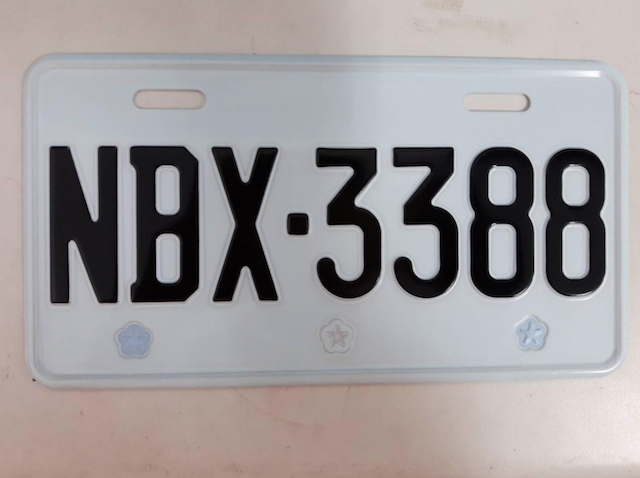
#> input picture 期中/test (2).png, 640 x 478 px
$ python OCR.py
#> lines starting #> are read from the running program, lines starting #| are printed output that depends on the picture; after the words box and inside, x2 and y2 are one past the last pixel; in counts of white or black regions, pixels touching at a corner belong together
#> in main, src is the input picture: shape (478, 640, 3); mean B, G, R 156.1, 154.7, 159.2
import cv2 as cv
from PIL import Image
import pytesseract as tess

def recoginse_text(image):
    # 灰度 二值化
    gray = cv.cvtColor(image,cv.COLOR_BGR2GRAY)
    # 如果是白底黑字 建议 _INV
    ret,binary = cv.threshold(gray,0,255,cv.THRESH_BINARY_INV| cv.THRESH_OTSU)
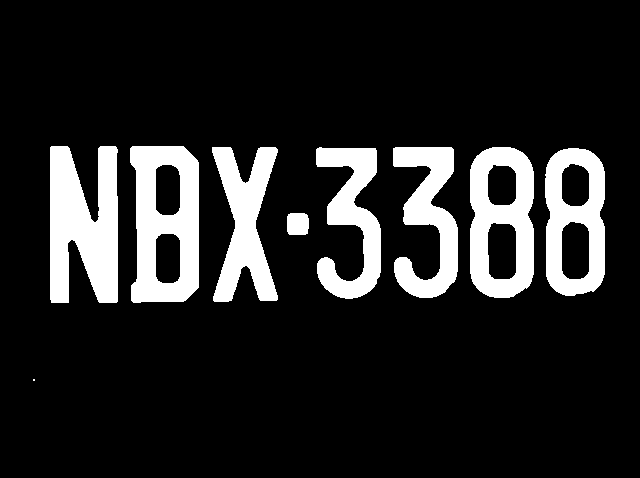
#> binary: shape (478, 640); 14.4% white; 9 white regions (1 under 20 px), largest, box (x1, y1, x2, y2) and area: (50, 146, 118, 303) 8188, (130, 146, 199, 303) 7535, (470, 147, 534, 298) 6350
#> ret = 98


    # 形态学操作 (根据需要设置参数（1，2）)
    kernel = cv.getStructuringElement(cv.MORPH_RECT,(1,2))  #去除横向细线
    morph1 = cv.morphologyEx(binary,cv.MORPH_OPEN,kernel)
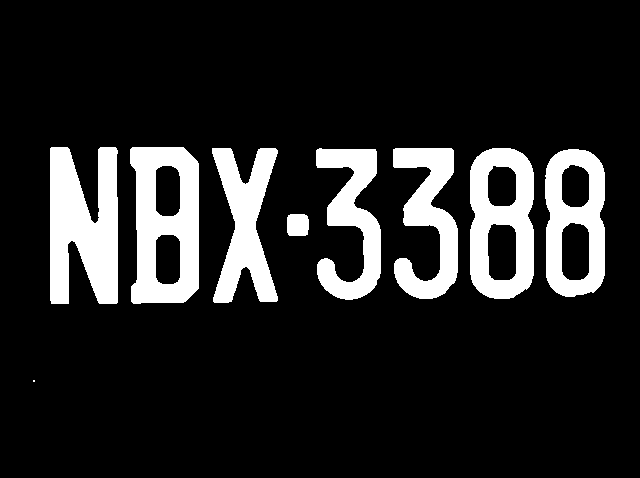
#> morph1: shape (478, 640); 14.4% white; 9 white regions (1 under 20 px), largest, box (x1, y1, x2, y2) and area: (50, 147, 118, 304) 8188, (130, 147, 199, 304) 7535, (470, 148, 534, 299) 6350
    kernel = cv.getStructuringElement(cv.MORPH_RECT, (2, 1)) #去除纵向细线
    morph2 = cv.morphologyEx(morph1,cv.MORPH_OPEN,kernel)
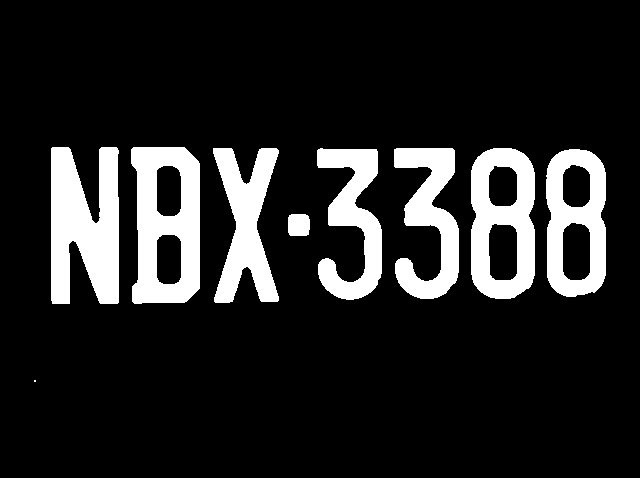
#> morph2: shape (478, 640); 14.4% white; 9 white regions (1 under 20 px), largest, box (x1, y1, x2, y2) and area: (51, 147, 119, 304) 8188, (131, 147, 200, 304) 7535, (471, 148, 535, 299) 6349
    cv.imshow("Morph",morph2)

    # 黑底白字取非，变为白底黑字（便于pytesseract 识别）
    cv.bitwise_not(morph2,morph2)
    textImage = Image.fromarray(morph2)

    # 图片转文字
    text=tess.image_to_string(textImage)
    print("识别结果：%s"%text)


def main():

    # 读取需要识别的数字字母图片，并显示读到的原图
    src = cv.imread('test (2).png')
    cv.imshow("src",src)

    # 识别
    recoginse_text(src)
#> (the call stopped at in recoginse_text, `text=tess.image_to_string(textImage)`: pytesseract is not available in this run)

    cv.waitKey(0)
    cv.destroyAllWindows()

if __name__=="__main__":
    tess.pytesseract.tesseract_cmd = r'C:\Program Files\Tesseract-OCR\tesseract.exe'
    main()
